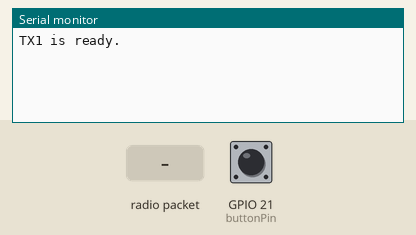
A sketch run on a simulated ESP32. On the bench: the last lines printed to the serial monitor. Inputs (shaded band) come from the test bench; at power-on: GPIO 21 (buttonPin) HIGH. No radio packets arrive unless stated.

Above: at 1.2 s.
1.3 s: GPIO 21 (buttonPin) pulled LOW for 0.15 s
At 2.4 s:
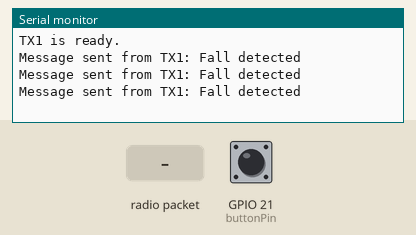
2.9 s: radio packet "001" arrives
At 4.0 s:
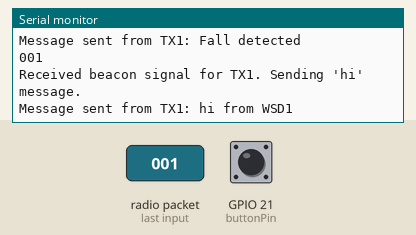
4.4 s: radio packet "1" arrives
At 5.3 s:
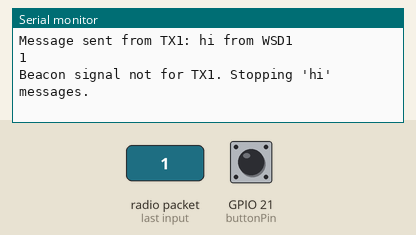

Measured:
- after the input at 1.3 s, the serial monitor: prints a new line after 0.06 s (image 1)
- after the input at 2.9 s, the serial monitor: prints a new line at once (image 2)
- after the input at 4.4 s, the serial monitor: prints a new line at once (image 3)

The sketch:

Beacon_tx1_with_Alerts.ino
```cpp
 #include <SPI.h>
#include <LoRa.h>

const int buttonPin = 21;
int currentButtonState;

#define LORA_SS 5
#define LORA_RST 33
#define LORA_DI0 32

bool sendHi = false;

void setup() {
  Serial.begin(115200);
  while (!Serial);

  pinMode(buttonPin, INPUT_PULLUP);


  LoRa.setPins(LORA_SS, LORA_RST, LORA_DI0);

  if (!LoRa.begin(433E6)) {
    Serial.println("LoRa initialization failed. Check your wiring.");
    while (1);
  }
  LoRa.setTxPower(20);
  LoRa.setSpreadingFactor(10);
  LoRa.setSyncWord(0xA5);
  LoRa.setSignalBandwidth(62.5E3);
  LoRa.setCodingRate4(8);

  Serial.println("TX1 is ready.");
}

void loop() {
  int packetSize = LoRa.parsePacket();
  currentButtonState = digitalRead(buttonPin);


     if (currentButtonState != HIGH) {
      LoRa.beginPacket();
      LoRa.print("Fall detected in TX1");
      LoRa.endPacket();

      Serial.println("Message sent from TX1: Fall detected");
     }


  else {
  if (packetSize) {
    String received = "";

    while (LoRa.available()) {
      received += (char)LoRa.read();

    }
      Serial.println();
      Serial.println(received);
      Serial.println();

    if (received == "001") {
      Serial.println("Received beacon signal for TX1. Sending 'hi' message.");
      sendHi = true;
    } else {
      Serial.println("Beacon signal not for TX1. Stopping 'hi' messages.");
      sendHi = false;
    }
  }

  if (sendHi) {
    LoRa.beginPacket();
    LoRa.print("hi from WSD1");
    LoRa.endPacket();

    Serial.println("Message sent from TX1: hi from WSD1");
  }
  sendHi = false;
  }
}
```
